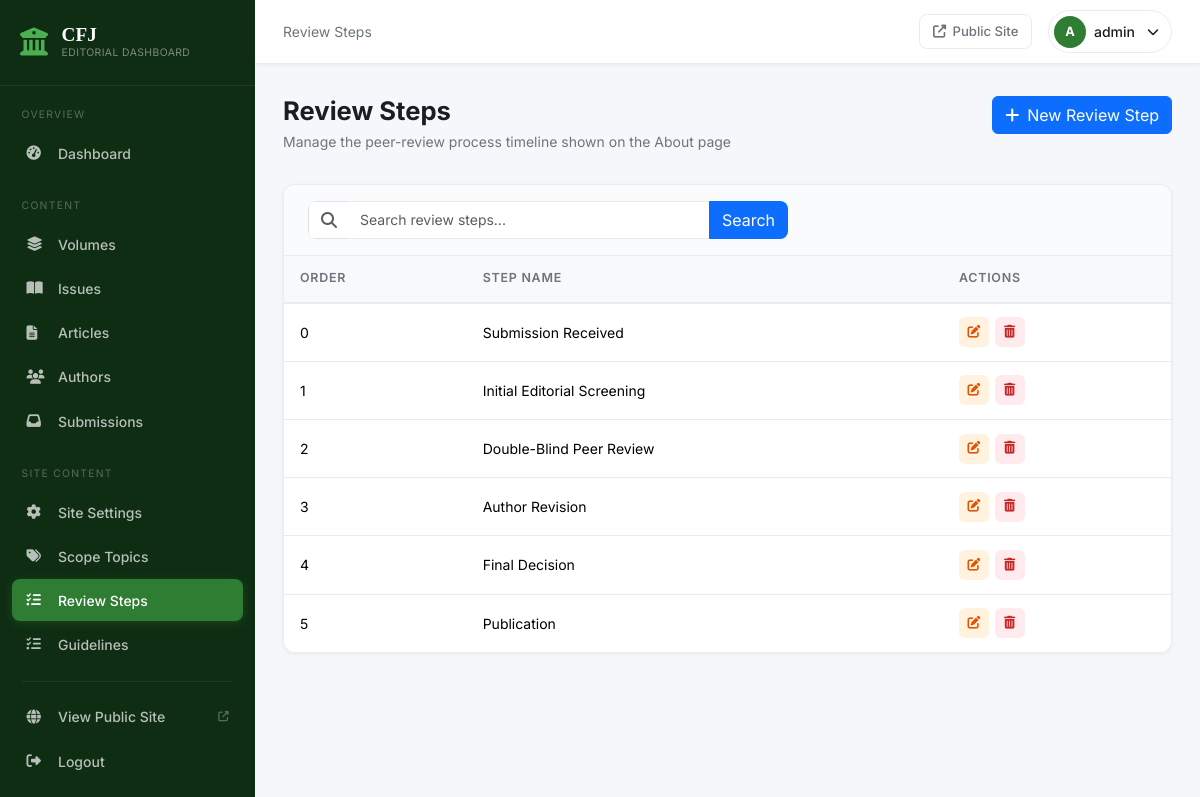
The app's page /dashboard/review-steps/ (signed in) with its own data.
### website/models.py (models this page shows, shortened)
class ReviewStep(models.Model):
    name = models.CharField(max_length=200)
    order = models.PositiveSmallIntegerField(default=0)
    class Meta:
        ordering = ['order']

### src/views.py (the view)
# urls.py: path('review-steps/', views.review_step_list, name='review_step_list'),
@login_required
def review_step_list(request):
    query = request.GET.get('q', '').strip()
    qs = ReviewStep.objects.all()
    if query:
        qs = qs.filter(name__icontains=query)
    paginator = Paginator(qs, 15)
    return render(request, 'src/review_steps/list.html', {
        'review_steps': paginator.get_page(request.GET.get('page')),
        'query': query,
    })

### src/context_processors.py (called while the page is built)
def pending_submissions_count(request):
    if not request.path.startswith('/dashboard/') or not request.user.is_authenticated:
        return {}
    return {
        'pending_submissions_count': Submission.objects.filter(status=Submission.STATUS_PENDING).count(),
    }

### website/context_processors.py (called while the page is built)
def site_settings(request):
    return {'site_settings': SiteSettings.load()}

### website/models.py (called while the page is built)
    @classmethod
    def load(cls):
        obj, _ = cls.objects.get_or_create(pk=1)
        return obj

### templates/src/review_steps/list.html (shortened to what this page needs)
{% extends 'src/base.html' %}
{% block breadcrumb %}Review Steps{% endblock %}
{% block content %}
<div class="page-header">
  <div>
    <h1 class="page-title">Review Steps</h1>
    <p class="page-subtitle">Manage the peer-review process timeline shown on the About page</p>
  </div>
  <a href="{% url 'src:review_step_create' %}" class="btn btn-primary">
    <i class="fas fa-plus me-2"></i>New Review Step
  </a>
</div>
<div class="dash-card">
  <div class="dash-card-header">
    <form class="search-form" action="" method="get">
      <div class="input-group">
        <span class="input-group-text"><i class="fas fa-search text-muted"></i></span>
        <input type="text" name="q" class="form-control" placeholder="Search review steps..."
               value="{{ query }}">
        <button type="submit" class="btn btn-primary">Search</button>
      </div>
    </form>
  </div>
  <div class="dash-card-body p-0">
    {% if review_steps %}
    <div class="table-responsive">
      <table class="table dash-table mb-0">
        <thead>
          <tr>
            <th>Order</th>
            <th>Step Name</th>
            <th>Actions</th>
          </tr>
        </thead>
        <tbody>
          {% for step in review_steps %}
          <tr>
            <td>{{ step.order }}</td>
            <td>{{ step.name }}</td>
            <td>
              <div class="table-actions">
                <a href="{% url 'src:review_step_edit' step.pk %}" class="table-action-btn edit" title="Edit">
                  <i class="fas fa-edit"></i>
                </a>
                <a href="{% url 'src:review_step_delete' step.pk %}" class="table-action-btn delete" title="Delete">
                  <i class="fas fa-trash-alt"></i>
                </a>
              </div>
            </td>
          </tr>
          {% endfor %}
        </tbody>
      </table>
    </div>
    {% endif %}
  </div>
</div>
{% endblock %}

### templates/src/base.html (shortened to what this page needs)
{% load static %}
<!DOCTYPE html>
<html lang="en">
<head>
  <link href="https://cdn.jsdelivr.net/npm/bootstrap@5.3.2/dist/css/bootstrap.min.css" rel="stylesheet">
  <link href="https://cdnjs.cloudflare.com/ajax/libs/font-awesome/6.5.0/css/all.min.css" rel="stylesheet">
  <link rel="stylesheet" href="{% static 'css/dashboard.css' %}">
</head>
<body class="dashboard-body">
  {% include 'src/partials/sidebar.html' %}
  <div class="dashboard-main">
    <header class="dash-header">
      <div class="dash-header-left">
        <div class="dash-breadcrumb">{% block breadcrumb %}Dashboard{% endblock %}</div>
      </div>
      <div class="dash-header-right">
        <a href="{% url 'website:home' %}" class="header-action-btn" target="_blank" title="View Public Site">
          <i class="fas fa-external-link-alt"></i>
          <span>Public Site</span>
        </a>
        <div class="header-user-menu">
          <div class="header-user">
            <div class="user-avatar">{{ request.user.username|first|upper }}</div>
            <span class="user-name">{{ request.user.username }}</span>
            <i class="fas fa-chevron-down fa-xs ms-1"></i>
          </div>
        </div>
      </div>
    </header>
    <div class="dash-content">
      {% block content %}{% endblock %}
    </div>
  </div>
</body>
</html>

### static/css/dashboard.css (style rules this page uses)
*, *::before, *::after { box-sizing: border-box; }
body { font-family: 'Inter', -apple-system, BlinkMacSystemFont, sans-serif; color: var(--text); -webkit-font-smoothing: antialiased; }
.dashboard-body { background: var(--light); margin: 0; }
.dashboard-main { margin-left: var(--sidebar-w); min-height: 100vh; display: flex; flex-direction: column; transition: margin-left 0.3s ease; }
.dash-header { height: var(--header-h); background: var(--white); border-bottom: 1px solid var(--border); display: flex; align-items: center; justify-content: space-between; padding: 0 1.75rem; position: sticky; top: 0; z-index: 900; box-shadow: var(--shadow-sm); flex-shrink: 0; }
.dash-header-left { display: flex; align-items: center; gap: 1rem; }
.dash-breadcrumb { font-size: 0.875rem; color: var(--text-muted); }
.dash-header-right { display: flex; align-items: center; gap: 1rem; }
.header-action-btn { display: flex; align-items: center; gap: 0.4rem; font-size: 0.82rem; color: var(--text-muted); text-decoration: none; padding: 0.4rem 0.8rem; border-radius: var(--radius); border: 1px solid var(--border); transition: var(--transition); font-weight: 500; }
.header-user-menu { position: relative; }
.header-user { display: flex; align-items: center; gap: 0.5rem; cursor: pointer; padding: 0.3rem 0.75rem 0.3rem 0.3rem; border-radius: 50px; border: 1px solid var(--border); transition: var(--transition); }
.user-avatar { width: 32px; height: 32px; background: var(--primary); color: white; border-radius: 50%; display: flex; align-items: center; justify-content: center; font-weight: 700; font-size: 0.8rem; }
.user-name { font-size: 0.875rem; font-weight: 500; }
.dash-content { padding: 2rem 1.75rem; flex: 1; }
.page-header { display: flex; justify-content: space-between; align-items: flex-start; margin-bottom: 2rem; flex-wrap: wrap; gap: 1rem; }
.page-title { font-family: 'Inter', sans-serif; font-size: 1.6rem; font-weight: 700; color: var(--text); margin: 0 0 0.25rem; }
.page-subtitle { color: var(--text-muted); font-size: 0.875rem; margin: 0; }
.dash-card { background: white; border: 1px solid var(--border); border-radius: var(--radius-lg); box-shadow: var(--shadow-sm); overflow: hidden; }
.dash-card-header { display: flex; align-items: center; justify-content: space-between; padding: 1rem 1.5rem; border-bottom: 1px solid var(--border); background: #fafbfc; flex-wrap: wrap; gap: 0.75rem; }
.dash-card-body { padding: 1.5rem; }
.dash-table { margin: 0; font-size: 0.875rem; }
.dash-table thead th { background: #f8f9fa; border-bottom: 2px solid var(--border); font-weight: 600; font-size: 0.78rem; text-transform: uppercase; letter-spacing: 0.06em; color: var(--text-muted); padding: 0.85rem 1rem; white-space: nowrap; }
.dash-table tbody td { padding: 0.85rem 1rem; vertical-align: middle; border-bottom: 1px solid var(--border); }
.dash-table tbody tr:last-child td { border-bottom: none; }
.table-actions { display: flex; gap: 0.35rem; align-items: center; }
.table-action-btn { width: 30px; height: 30px; display: flex; align-items: center; justify-content: center; border-radius: 6px; font-size: 0.8rem; text-decoration: none; transition: var(--transition); }
.table-action-btn.edit { background: #FFF3E0; color: #E65100; }
.table-action-btn.delete { background: #FFEBEE; color: #C62828; }
.search-form { flex: 1; max-width: 480px; }
.search-form .input-group { border-radius: var(--radius); overflow: hidden; }
.search-form .input-group-text { background: white; border-right: none; }
.search-form .form-control { border-left: none; font-size: 0.875rem; }
.form-control, .form-select { font-size: 0.9rem; border-color: var(--border); border-radius: var(--radius); transition: var(--transition); }

### records on screen
ReviewStep: order "0", name "Submission Received"
ReviewStep: order "1", name "Initial Editorial Screening"
ReviewStep: order "2", name "Double-Blind Peer Review"
ReviewStep: order "3", name "Author Revision"
ReviewStep: order "4", name "Final Decision"
ReviewStep: order "5", name "Publication"

### other values on screen
{{ request.user.username|first|upper }} "A"
{{ request.user.username }} "admin"
